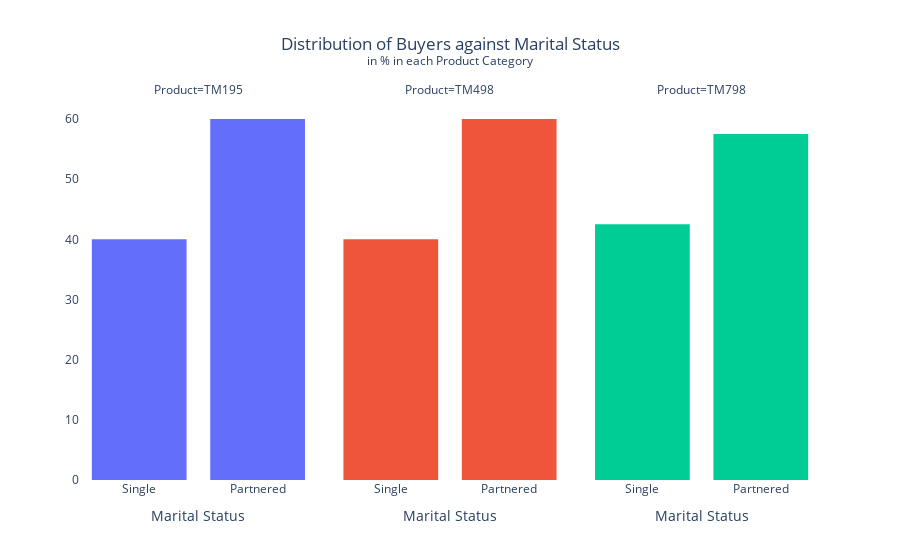

Source (notebook cell):
### Code cell
# Distribution of Buyers per Parital Status for each Product category

title_ = 'Distribution of Buyers against Marital Status<br><sup>in % in each Product Category'
labels_ = {"MaritalStatus":"Marital Status"}
marit_hist = px.histogram(df, x = 'MaritalStatus',
                          histnorm = 'percent',
                          facet_col = "Product",
                          color = "Product",
                          labels = labels_,
                          title = title_)
marit_hist.update_layout(title_x = 0.5, yaxis_title = None, plot_bgcolor = 'white')
marit_hist.update_layout(showlegend = False)
marit_hist.show()

### Figure 1 — Plotly figure (JSON) as saved in the notebook; plotly's stock layout.template omitted (floating-point values rounded to 4 significant figures)
{"data": [{"alignmentgroup": "True", "bingroup": "x", "histnorm": "percent", "hovertemplate": "Product=TM195<br>Marital Status=%{x}<br>percent=%{y}<extra></extra>", "legendgroup": "TM195", "marker": {"color": "#636efa", "pattern": {"shape": ""}}, "name": "TM195", "offsetgroup": "TM195", "orientation": "v", "showlegend": true, "type": "histogram", "x": ["Single", "Single", "Partnered", "Single", "Partnered", "Partnered", "Partnered", "Single", "Single", "Partnered", "Single", "Partnered", "Single", "Single", "Partnered", "Partnered", "Single", "Partnered", "Single", "Partnered", "Single", "Single", "Single", "Partnered", "Single", "Partnered", "Single", "Partnered", "Partnered", "Partnered", "Partnered", "Single", "Partnered", "Single", "Partnered", "Partnered", "Partnered", "Partnered", "Single", "Partnered", "Single", "Partnered", "Single", "Partnered", "Partnered", "Partnered", "Single", "Partnered", "Single", "Partnered", "Partnered", "Partnered", "Partnered", "Partnered", "Single", "Partnered", "Single", "Single", "Partnered", "Single", "Partnered", "Single", "Single", "Partnered", "Partnered", "Single", "Single", "Partnered", "Partnered", "Partnered", "Single", "Partnered", "Partnered", "Partnered", "Partnered", "Partnered", "Single", "Partnered", "Partnered", "Partnered"], "xaxis": "x", "yaxis": "y"}, {"alignmentgroup": "True", "bingroup": "x", "histnorm": "percent", "hovertemplate": "Product=TM498<br>Marital Status=%{x}<br>percent=%{y}<extra></extra>", "legendgroup": "TM498", "marker": {"color": "#EF553B", "pattern": {"shape": ""}}, "name": "TM498", "offsetgroup": "TM498", "orientation": "v", "showlegend": true, "type": "histogram", "x": ["Single", "Single", "Partnered", "Single", "Partnered", "Partnered", "Partnered", "Partnered", "Partnered", "Single", "Partnered", "Partnered", "Single", "Partnered", "Single", "Single", "Single", "Partnered", "Single", "Partnered", "Partnered", "Single", "Single", "Partnered", "Partnered", "Partnered", "Single", "Single", "Partnered", "Single", "Single", "Single", "Partnered", "Single", "Single", "Partnered", "Partnered", "Single", "Single", "Partnered", "Partnered", "Partnered", "Partnered", "Partnered", "Single", "Partnered", "Partnered", "Single", "Partnered", "Partnered", "Single", "Partnered", "Partnered", "Partnered", "Partnered", "Partnered", "Single", "Partnered", "Partnered", "Partnered"], "xaxis": "x2", "yaxis": "y2"}, {"alignmentgroup": "True", "bingroup": "x", "histnorm": "percent", "hovertemplate": "Product=TM798<br>Marital Status=%{x}<br>percent=%{y}<extra></extra>", "legendgroup": "TM798", "marker": {"color": "#00cc96", "pattern": {"shape": ""}}, "name": "TM798", "offsetgroup": "TM798", "orientation": "v", "showlegend": true, "type": "histogram", "x": ["Single", "Single", "Single", "Single", "Single", "Single", "Single", "Partnered", "Single", "Single", "Partnered", "Partnered", "Partnered", "Partnered", "Partnered", "Partnered", "Partnered", "Single", "Partnered", "Partnered", "Single", "Partnered", "Partnered", "Partnered", "Single", "Single", "Partnered", "Partnered", "Partnered", "Partnered", "Partnered", "Partnered", "Single", "Partnered", "Partnered", "Single", "Single", "Single", "Partnered", "Partnered"], "xaxis": "x3", "yaxis": "y3"}], "layout": {"annotations": [{"font": {}, "showarrow": false, "text": "Product=TM195", "x": 0.16, "xanchor": "center", "xref": "paper", "y": 1, "yanchor": "bottom", "yref": "paper"}, {"font": {}, "showarrow": false, "text": "Product=TM498", "x": 0.5, "xanchor": "center", "xref": "paper", "y": 1, "yanchor": "bottom", "yref": "paper"}, {"font": {}, "showarrow": false, "text": "Product=TM798", "x": 0.84, "xanchor": "center", "xref": "paper", "y": 1, "yanchor": "bottom", "yref": "paper"}], "autosize": true, "barmode": "relative", "legend": {"title": {"text": "Product"}, "tracegroupgap": 0}, "plot_bgcolor": "white", "showlegend": false, "title": {"text": "Distribution of Buyers against Marital Status<br><sup>in % in each Product Category", "x": 0.5}, "xaxis": {"anchor": "y", "autorange": true, "domain": [0, 0.32], "range": [-0.5, 1.5], "title": {"text": "Marital Status"}, "type": "category"}, "xaxis2": {"anchor": "y2", "autorange": true, "domain": [0.34, 0.66], "matches": "x", "range": [-0.5, 1.5], "title": {"text": "Marital Status"}, "type": "category"}, "xaxis3": {"anchor": "y3", "autorange": true, "domain": [0.68, 1.0], "matches": "x", "range": [-0.5, 1.5], "title": {"text": "Marital Status"}, "type": "category"}, "yaxis": {"anchor": "x", "autorange": true, "domain": [0, 1], "range": [0, 63.16], "title": {}}, "yaxis2": {"anchor": "x2", "autorange": true, "domain": [0, 1], "matches": "y", "range": [0, 63.16], "showticklabels": false}, "yaxis3": {"anchor": "x3", "autorange": true, "domain": [0, 1], "matches": "y", "range": [0, 63.16], "showticklabels": false}}}
